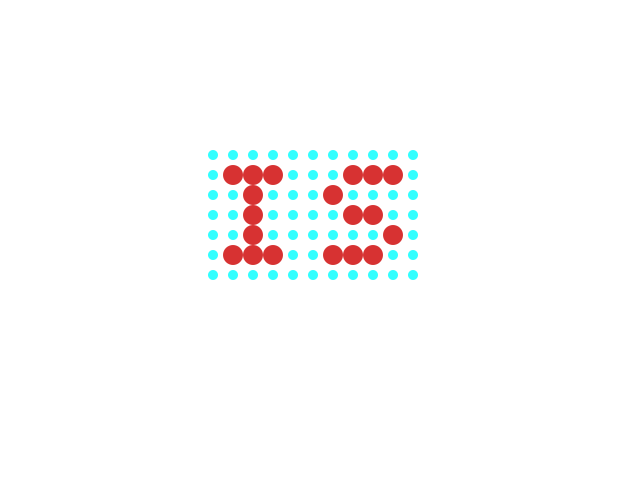
Frame 1 (no input)
Frame 60 (the mouse pressed at the canvas centre just before this capture): identical to frame 1, image omitted
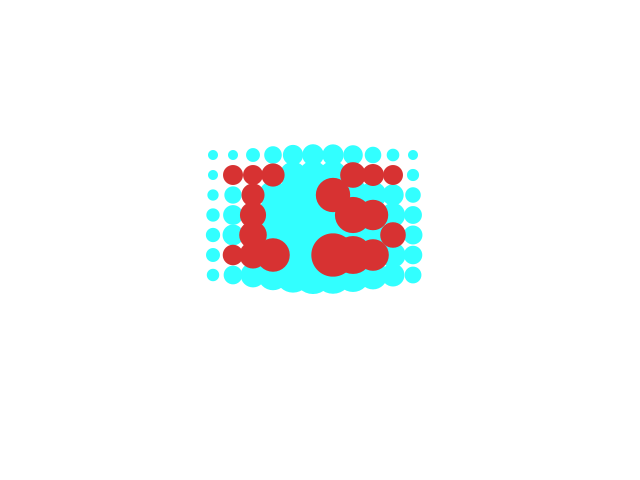
Frame 120 (the mouse held since frame 60 and released just before this capture)

The Processing sketch that drew these frames (run headless with seeded random() and noise(); from frame 60 on, the mouse is pressed at the canvas centre):

// Processing sketch: processing_99234
// ── processing_99234.pde

int r1 = 213;
int r2 = r1+20;
int r3 = r1+40;
int r4 = r1+60;
int r5 = r1+80;
int r6 = r1+100;
int r7 = r1+120;
int r8 = r1+140;
int r9 = r1+160;
int r10 = r1+180;
int r11 = r1+200;
 
int c1 = 155;
int c2 = c1+20;
int c3 = c1+40;
int c4 = c1+60;
int c5 = c1+80;
int c6 = c1+100;
int c7 = c1+120;
 
 
void setup() {
  size(640, 480);
  smooth();
 
   
}
 
float square(float x) {
  return x*x;
}
 
void drawDot(float x, float y, boolean isBlue) {
  float d = map(sqrt(square(x-mouseX) + square(y-mouseY)), 120, 0, 10, 50);
  if (d<10) d = 10;
  // if outside the grid and blue or less than 20, then make big
  if(isBlue && (d < 20)) {
    ellipse(x, y, 20, 20);
  }
   
  else {
    ellipse(x, y, d, d);
  }
}
 
 
 
void draw() {
  background(255);
  noStroke();
   
  //FOLLOW THE MOUSE
  float D = dist(mouseX, mouseY, r1, c1);
  float followY = map(mouseY, 135, 295, 135, 295);
   
  //CIRCLE DIAMETERS
  float dS = 10;
  float dB = 20;
   
   
  fill(50, 255, 255);
  drawDot(r1, c1, false);
  drawDot(r1, c2, false);
  drawDot(r1, c3, false);
  drawDot(r1, c4, false);
  drawDot(r1, c5, false);
  drawDot(r1, c6, false);
  drawDot(r1, c7, false);
   
  drawDot(r2, c1, false);
  drawDot(r2, c3, false);
  drawDot(r2, c4, false);
  drawDot(r2, c5, false);
  drawDot(r2, c7, false);
   
  drawDot(r3, c1, false);
  drawDot(r3, c7, false);
   
  drawDot(r4, c1, false);
  drawDot(r4, c3, false);
  drawDot(r4, c4, false);
  drawDot(r4, c5, false);
  drawDot(r4, c7, false);
     
  drawDot(r5, c1, false);
  drawDot(r5, c2, false);
  drawDot(r5, c3, false);
  drawDot(r5, c4, false);
  drawDot(r5, c5, false);
  drawDot(r5, c6, false);
  drawDot(r5, c7, false);
     
  drawDot(r6, c1, false);
  drawDot(r6, c2, false);
  drawDot(r6, c3, false);
  drawDot(r6, c4, false);
  drawDot(r6, c5, false);
  drawDot(r6, c6, false);
  drawDot(r6, c7, false);
   
  drawDot(r7, c1, false);
  drawDot(r7, c2, false);
  drawDot(r7, c4, false);
  drawDot(r7, c5, false);
  drawDot(r7, c7, false);

  drawDot(r8, c1, false);
  drawDot(r8, c3, false);
  drawDot(r8, c5, false);
  drawDot(r8, c7, false);
   
  drawDot(r9, c1, false);
  drawDot(r9, c3, false);
  drawDot(r9, c5, false);
  drawDot(r9, c7, false);
   
  drawDot(r10, c1, false);
  drawDot(r10, c3, false);
  drawDot(r10, c4, false);
  drawDot(r10, c6, false);
  drawDot(r10, c7, false);
   
  drawDot(r11, c1, false);
  drawDot(r11, c2, false);
  drawDot(r11, c3, false);
  drawDot(r11, c4, false);
  drawDot(r11, c5, false);
  drawDot(r11, c6, false);
  drawDot(r11, c7, false); 
 
   //red
   fill(215, 50, 50);
  drawDot(r10, c5, true);
  drawDot(r10, c2, true);
  drawDot(r9, c6, true);
  drawDot(r9, c4, true);
  drawDot(r9, c2, true);
  drawDot(r8, c6, true);
  drawDot(r8, c4, true);
  drawDot(r8, c2, true);
  drawDot(r7, c6, true);
  drawDot(r7, c3, true);
  drawDot(r4, c6, true);
  drawDot(r4, c2, true);
  drawDot(r3, c2, true);
  drawDot(r3, c3, true);
  drawDot(r3, c4, true);
  drawDot(r3, c5, true);
  drawDot(r3, c6, true);
  drawDot(r2, c6, true);
  drawDot(r2, c2, true);
}
